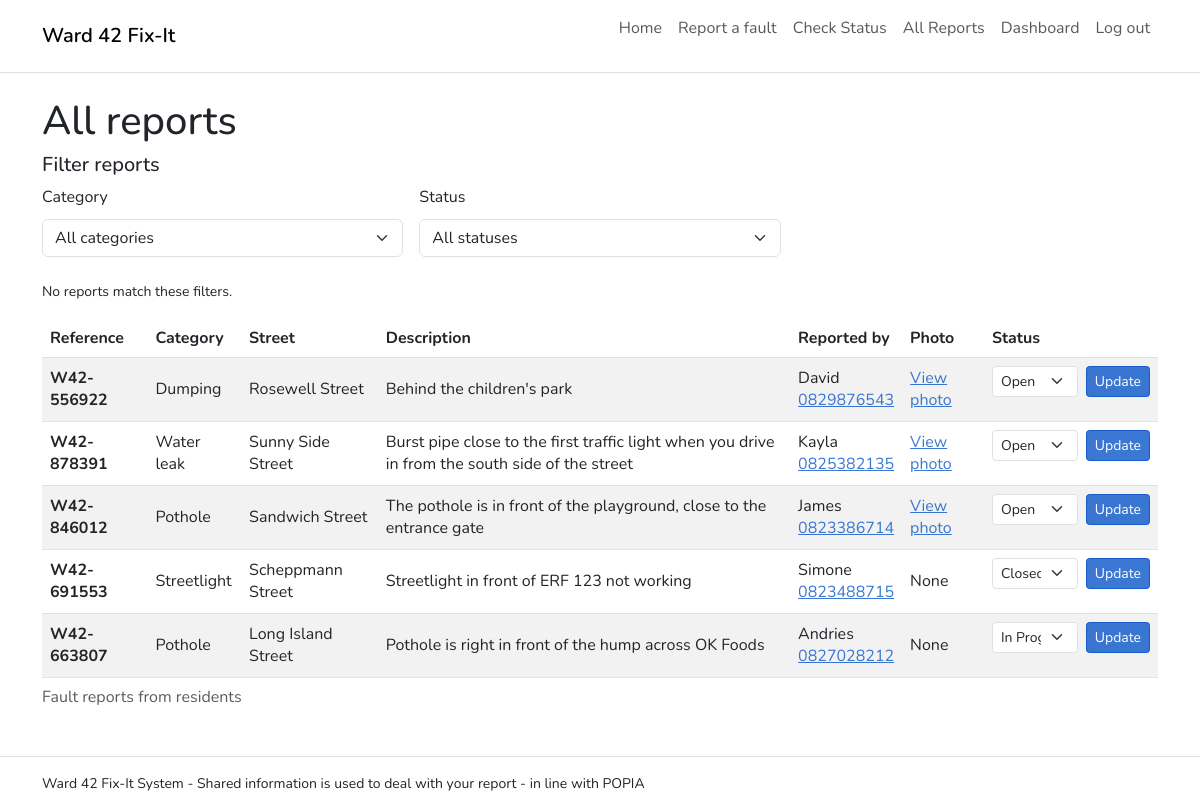
Page /reports (signed in) on the committed database.
### app.py (models this page shows)
class Report(db.Model):
    __tablename__ = "reports"
    id = db.Column(db.Integer, primary_key=True)
    reference = db.Column(db.String(20), unique=True, nullable=False)
    category = db.Column(db.String(50), nullable=False)
    street = db.Column(db.String(100), nullable=False)
    description = db.Column(db.String(500), nullable=False)
    photo = db.Column(db.String(100), nullable=True)
    resident_name = db.Column(db.String(100), nullable=False)
    cell = db.Column(db.String(20), nullable=False)
    consent = db.Column(db.Boolean, nullable=False, default=False)
    status = db.Column(db.String(20), nullable=False, default="Open")
    created = db.Column(db.DateTime, nullable=False, default= lambda: datetime.now(timezone.utc))
    updated = db.Column(db.DateTime, nullable=False, default = lambda: datetime.now(timezone.utc), onupdate=lambda: datetime.now(timezone.utc))

### app.py (the view)
@app.route("/reports")
@login_required
def reports():
    selected_category = request.args.get("category", "")
    selected_status = request.args.get("status", "")
    if selected_category not in CATEGORIES:
        selected_category = ""
    if selected_status not in STATUSES:
        selected_status = ""
    query = Report.query
    if selected_category:
        query = query.filter_by(category=selected_category)
    if selected_status:
        query = query.filter_by(status=selected_status)
    rows = query.order_by(Report.created.desc()).all()
    return render_template("reports.html", reports=rows, categories=CATEGORIES,
                           statuses=STATUSES, selected_category=selected_category,
                           selected_status=selected_status)

### app.py (called while the page is built)
def login_required(view):
    @wraps(view)
    def wrapped(*args, **kwargs):
        if not session.get("coordinator"):
            flash("Please log in to use that page", "warning")
            return redirect(url_for("login"))
        return view(*args, **kwargs)
    return wrapped

@app.after_request
def add_security_headers(response):
    response.headers["Content-Security-Policy"] = CSP
    response.headers["X-Content-Type-Options"] = "nosniff"
    response.headers["X-Frame-Options"] = "DENY"
    response.headers["Referrer-Policy"] = "same-origin"
    response.headers["Strict-Transport-Security"] = "max-age=31536000; includeSubDomains"
    if session.get("coordinator") and not request.path.startswith("/static/"):
        response.headers["Cache-Control"] = "no-store"
    return response

### templates/reports.html (shortened to what this page needs)
{% extends "base.html" %}
{% block content %}
<h1>All reports</h1>
<section aria-labelledby="filter-heading" class="mb-4">
    <h2 id="filter-heading" class="h5">Filter reports</h2>
    <form id="filter-form" method="get" action="{{ url_for('reports') }}" class="row g-3 align-items-end">
        <div class="col-12 col-sm-6 col-md-4">
            <label for="f-category" class="form-label">Category</label>
            <select class="form-select" id="f-category" name="category">
                <option value="">All categories</option>
            </select>
        </div>
        <div class="col-12 col-sm-6 col-md-4">
            <label for="f-status" class="form-label">Status</label>
            <select class="form-select" id="f-status" name="status">
                <option value="">All statuses</option>
            </select>
        </div>
    </form>
</section>
<p id="filter-count" class="small" aria-live="polite">Showing {{ reports|length }} of {{ reports|length }} reports.</p>
<div class="table-responsive">
    <table class="table table-striped align-middle" id="reports-table">
        <caption>Fault reports from residents</caption>
        <thead>
            <tr>
                <th scope="col">Reference</th>
                <th scope="col">Category</th>
                <th scope="col">Street</th>
                <th scope="col">Description</th>
                <th scope="col">Reported by</th>
                <th scope="col">Photo</th>
                <th scope="col">Status</th>
            </tr>
        </thead>
        <tbody>
            {% for r in reports %}
            <th scope="row">{{ r.reference }}</th>
            <td>{{ r.category }}</td>
            <td>{{ r.street }}</td>
            <td>{{ r.description }}</td>
            <td>{{ r.resident_name }}<br><a href="tel:{{ r.cell|replace(' ', '') }}">{{ r.cell }}</a></td>
            <td>
                {% if r.photo %}<a href="{{ url_for('photo', filename=r.photo) }}">View photo</a>{% else %}None{% endif %}
            </td>
            <td>
                <form method="post" action="{{ url_for('update_status', report_id=r.id) }}" class="d-flex gap-2">
                    <select class="form-select form-select-sm" id="status-{{ r.id }}" name="status">
                        {% for s in statuses %}<option value="{{ s }}" {{ 'selected' if s==r.status }}>{{ s }}
                        </option>{% endfor %}
                    </select>
                    <button type="submit" class="btn btn-sm btn-primary">Update</button>
                </form>
            </td>
            {% else %}
            <tr>
                <td colspan="7">No reports have been submitted yet</td>
            </tr>
            {% endfor %}
        </tbody>
    </table>
</div>
{% endblock %}

### templates/base.html (shortened to what this page needs)
<html lang="en">
<head>
    <link rel="stylesheet" href="https://cdn.jsdelivr.net/npm/bootstrap@5.3.0/dist/css/bootstrap.min.css">
    <link rel="stylesheet" href="{{url_for('static', filename='style.css')}}">
</head>
<body class="d-flex flex-column min-vh-100">
    <header>
        <nav class="navbar navbar-expand-md bg-body-tertairy border-bottom" aria-label="Main">
            <div class="container">
                <a href="{{url_for('index')}}" class="navbar-brand fw-semibold">Ward 42 Fix-It</a>
                <div class="collapse navbar-collapse" id="main-menu">
                    <ul class="navbar-nav ms-auto">
                        <li class="nav-item"> <a class="nav-link {{'active' if page == 'index'}}"
                                href="{{ url_for('index')}}" {{('aria-current="page"'|safe) if page == '
                                index'}}>Home</a></li>
                        <li class="nav-item"> <a class="nav-link {{'active' if page == 'report'}}"
                                href="{{ url_for('report')}}" {{('aria-current="page"'|safe) if page == '
                                report'}}>Report a fault</a></li>
                        <li class="nav-item"> <a class="nav-link {{'active' if page == 'status'}}"
                                href="{{ url_for('status')}}" {{('aria-current="page"'|safe) if page == '
                                status'}}>Check Status</a></li>
                        {% if session.get('coordinator') %}
                        <li class="nav-item"> <a class="nav-link {{'active' if page == 'reports'}}"
                                href="{{ url_for('reports')}}" {{('aria-current="page"'|safe) if page == '
                                reports'}}>All Reports</a></li>
                        <li class="nav-item"> <a class="nav-link {{'active' if page == 'dashboard'}}"
                                href="{{ url_for('dashboard')}}" {{('aria-current="page"'|safe) if page == '
                                dashboard'}}>Dashboard</a></li>
                        <li class="nav-item">
                            <form method="post" action="{{url_for('logout')}}">
                                <button type="submit" class="nav-link btn btn-link">Log out</button>
                            </form>
                        </li>
                        {% else %}
                        <li class="nav-item"><a class="nav-link {{'active' if page == 'login'}}"
                                href="{{url_for('login')}}" {{('aria-current="page"'| safe) if page == '
                                login'}}>Co-ordinator Login</a></li>
                        {% endif %}
                    </ul>
                </div>
            </div>
        </nav>
    </header>
    <main id="main-content" class="container py-4 flex-grow-1" tabindex="-1">
        {% block content %}{% endblock %}
    </main>
    <footer class="border-top py-3">
        <div class="container">
            <p class="mb-0 small"> Ward 42 Fix-It System - Shared information is used to deal with your report - in line
                with POPIA</p>
        </div>
    </footer>
</body>
</html>

### static/style.css (style rules this page uses)
:root { --blue: #0a57cacc; --blue-dark: #084298; }
html { font-size: 100%; }
body { line-height: 1.6; font-family: "Nunito", sans-serif; }
a { color: var(--blue); }
.btn-primary { --bs-btn-bg: var(--blue); --bs-btn-border-color: var(--blue); --bs-btn-hover-bg: var(--blue-dark); --bs-btn-hover-border-color: var(--blue-dark); --bs-btn-active-bg: var(--blue-dark); --bs-btn-active-border-color: var(--blue-dark); }

### rows in the picture
Report: reference "W42-556922", category "Dumping", street "Rosewell Street", description "Behind the children's park", resident_name "David", cell "0829876543", status "Open"
Report: reference "W42-878391", category "Water leak", street "Sunny Side Street", description "Burst pipe close to the first traffic light when you drive in from the south side of the street", resident_name "Kayla", cell "0825382135", status "Open"
Report: reference "W42-846012", category "Pothole", street "Sandwich Street", description "The pothole is in front of the playground, close to the entrance gate", resident_name "James", cell "0823386714", status "Open"
Report: reference "W42-691553", category "Streetlight", street "Scheppmann Street", description "Streetlight in front of ERF 123 not working", resident_name "Simone", cell "0823488715", shows "None", status "Closed"
Report: reference "W42-663807", category "Pothole", street "Long Island Street", description "Pothole is right in front of the hump across OK Foods", resident_name "Andries", cell "0827028212", shows "None", status "In Progress"
